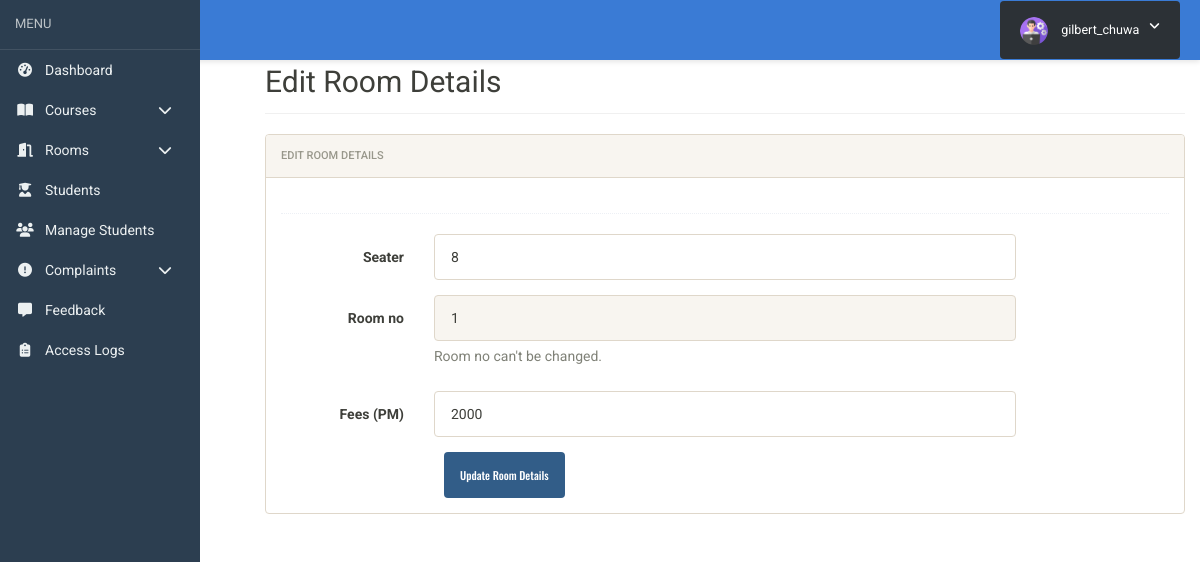
Page /hostel/admin/edit-room.php?id=9 (signed in) on the committed database.
### tables this page shows
CREATE TABLE `rooms` (
  `id` int(11) NOT NULL,
  `seater` int(11) DEFAULT NULL,
  `room_no` int(11) DEFAULT NULL,
  `fees` int(11) DEFAULT NULL,
  `posting_date` timestamp NULL DEFAULT current_timestamp()
);

### hostel/admin/edit-room.php (the view, shortened to what this page needs)
<?php
include('includes/checklogin.php');
?>
<!doctype html>
<html lang="en" class="no-js">
<head>
	<link rel="stylesheet" href="css/font-awesome.min.css">
	<link rel="stylesheet" href="css/bootstrap.min.css">
	<link rel="stylesheet" href="css/dataTables.bootstrap.min.css">>
	<link rel="stylesheet" href="css/bootstrap-social.css">
	<link rel="stylesheet" href="css/bootstrap-select.css">
	<link rel="stylesheet" href="css/fileinput.min.css">
	<link rel="stylesheet" href="css/awesome-bootstrap-checkbox.css">
	<link rel="stylesheet" href="css/style.css">
</head>
<body>
	<?php include('includes/header.php');?>
	<div class="ts-main-content">
		<?php include('includes/sidebar.php');?>
		<div class="content-wrapper">
			<div class="container-fluid">
				<div class="row">
					<div class="col-md-12">
						<h2 class="page-title">Edit Room Details </h2>
						<div class="row">
							<div class="col-md-12">
								<div class="panel panel-default">
									<div class="panel-heading">Edit Room Details</div>
									<div class="panel-body">
										<form method="post" class="form-horizontal">
												<?php
												$id=$_GET['id'];
	$ret="select * from rooms where id=?";
		$stmt= $mysqli->prepare($ret) ;
	 $stmt->bind_param('i',$id);
	 $stmt->execute() ;
	 $res=$stmt->get_result();
	   while($row=$res->fetch_object())
	  {
	  	?>
						<div class="hr-dashed"></div>
						<div class="form-group">
						<label class="col-sm-2 control-label">Seater  </label>
					<div class="col-sm-8">
					<input type="text"  name="seater" value="<?php echo $row->seater;?>"  class="form-control"> </div>
					</div>
				 <div class="form-group">
				<label class="col-sm-2 control-label">Room no </label>
		<div class="col-sm-8">
	<input type="text" class="form-control" name="rmno" id="rmno" value="<?php echo $row->room_no;?>" disabled>
	<span class="help-block m-b-none">
													Room no can't be changed.</span>
						 </div>
						</div>
<div class="form-group">
									<label class="col-sm-2 control-label">Fees (PM) </label>
									<div class="col-sm-8">
									<input type="text" class="form-control" name="fees" value="<?php echo $row->fees;?>" >
												</div>
											</div>
<?php } ?>
												<div class="col-sm-8 col-sm-offset-2">
													<input class="btn btn-primary" type="submit" name="submit" value="Update Room Details ">
												</div>
											</div>
									</div>
								</div>
							</div>
							</div>
						</div>
					</div>
				</div>
			</div>
</body>
</html>

### hostel/admin/css/style.css (style rules this page uses)
html { font-size: 14px; }
@media only screen and (min-width: 480px) { html { font-size: 17px; } }
@media only screen and (min-width: 768px) { html { font-size: 14px; } }
body { font-size: 1em; }
.btn { font-family: 'Oswald', sans-serif; }
.hr-dashed { background-color: transparent; border-top: 1px dotted #edf0f5; color: transparent; height: 1px; margin: 20px 0; }
.panel { overflow: hidden; }
.btn { text-transform: none; }
.page-title { padding-bottom: 15px; margin-bottom: 20px; border-bottom: 1px solid #f0f0f0; }
.ts-main-content .content-wrapper { padding-top: 15px; margin-top: 10px; }
@media only screen and (min-width: 992px) { .ts-main-content .content-wrapper { margin-left: 250px; } }

### rows in the picture
rooms: seater "8", rmno "1", fees "2000"

### other values in the picture
$_SESSION['username'] "gilbert_chuwa"
